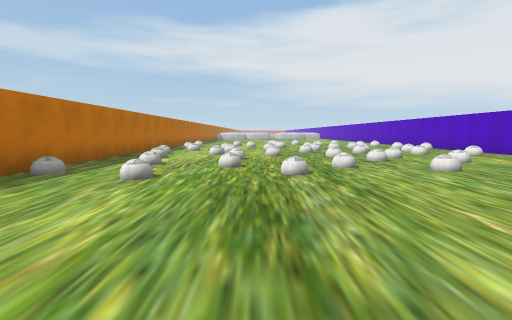
view 1 (above)

23 first-person views from a walk through a Unity game level. The camera is 1.4 m above the floor, tilts 6° down and sees 90° across. The floor is counted in squares, 2 m on a side. Each view is taken from the middle of a square. On the plan, view 1 faces up. The plan holds only what a view shows up to about 9 squares ahead; the rest is blank. The place goes on beyond the plan. The player is left out. Some surface patterns are stand-ins.

view 2
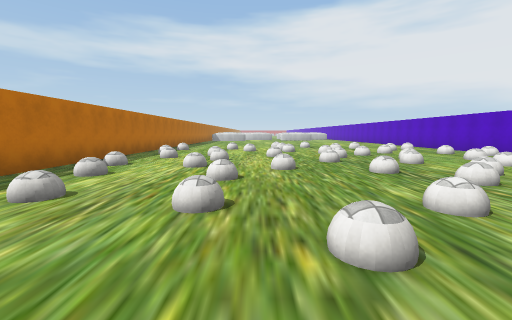

view 3
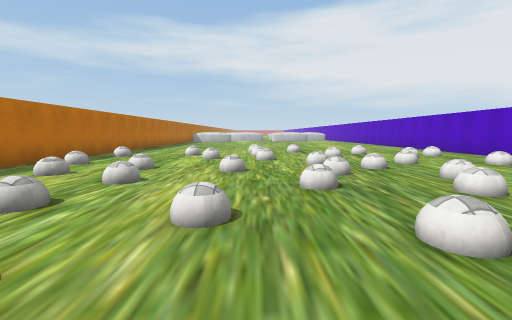

view 4
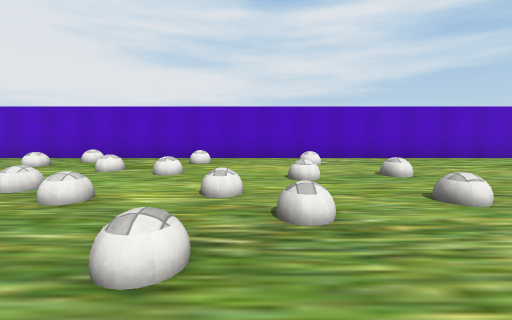

view 5
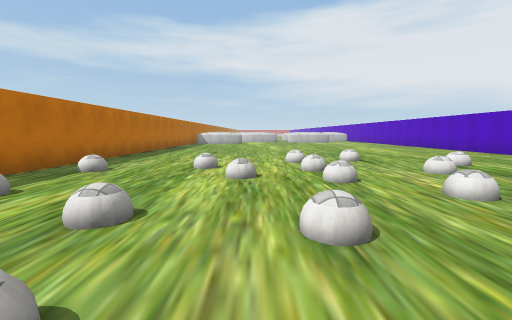

view 6
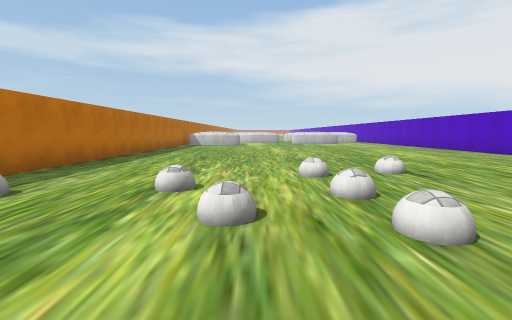

view 7
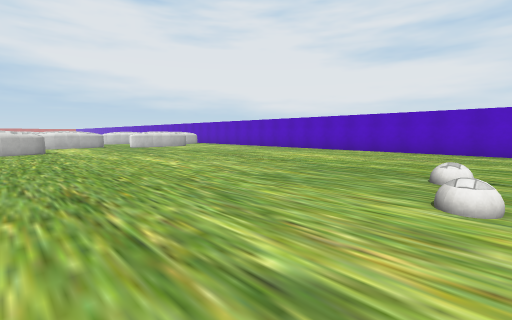

view 8
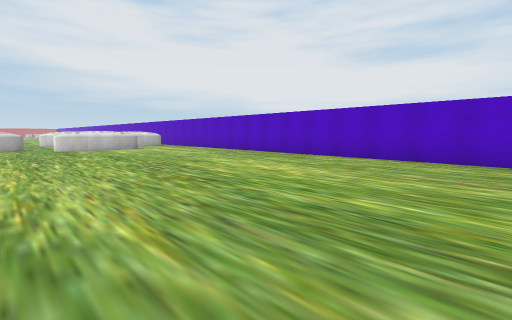

view 9
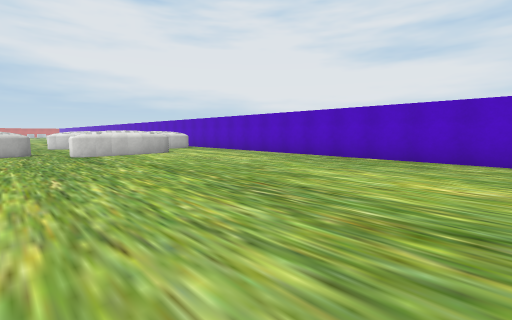

view 10
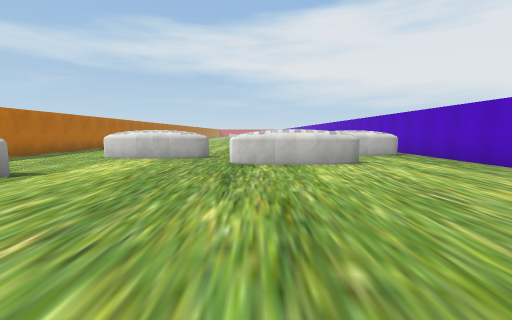

view 11
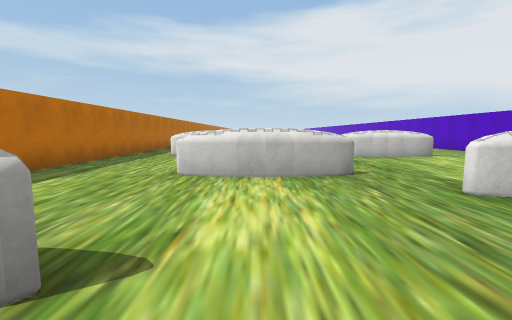

view 12
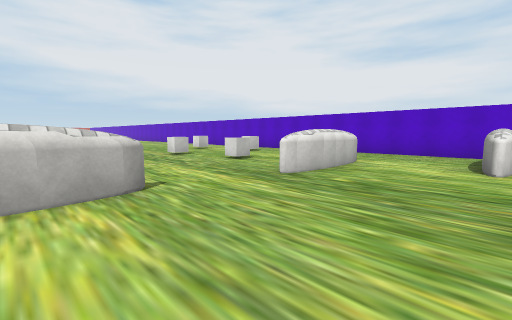

view 13
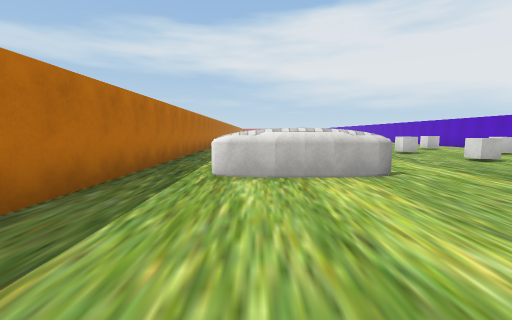

view 14
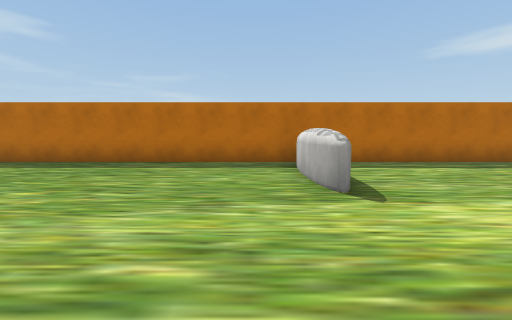

view 15
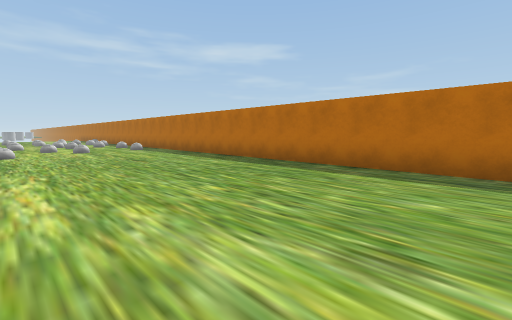

view 16
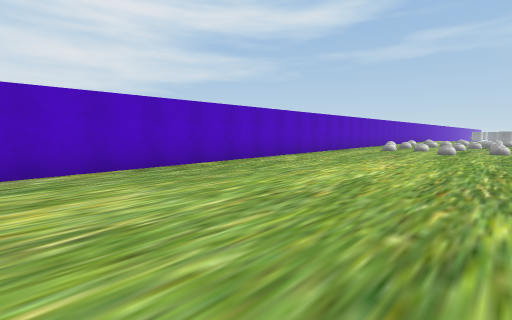

view 17
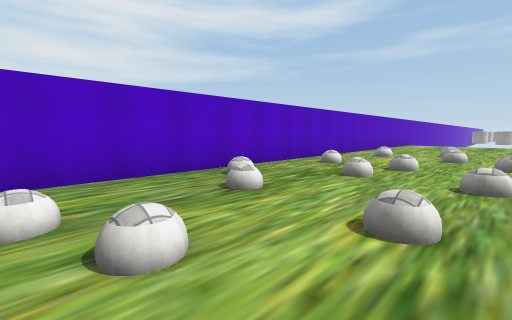

view 18
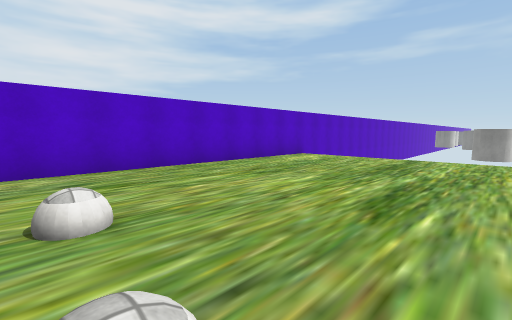

view 19
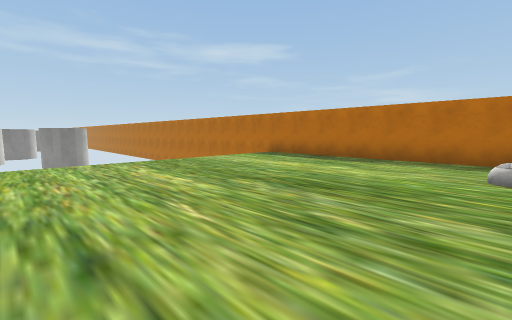

view 20
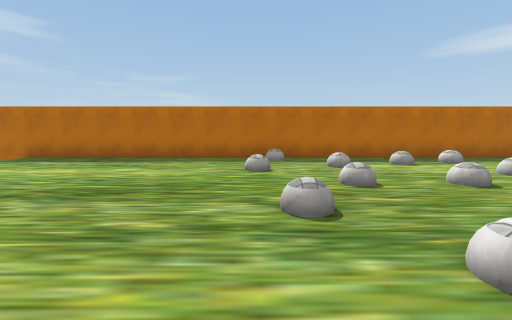

view 21
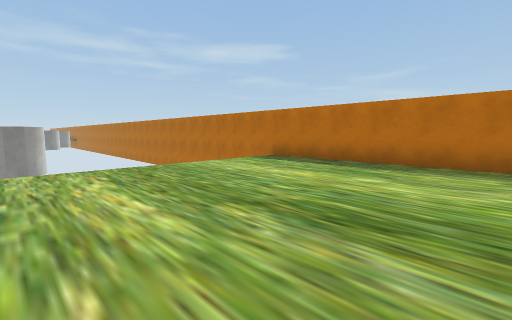

view 22
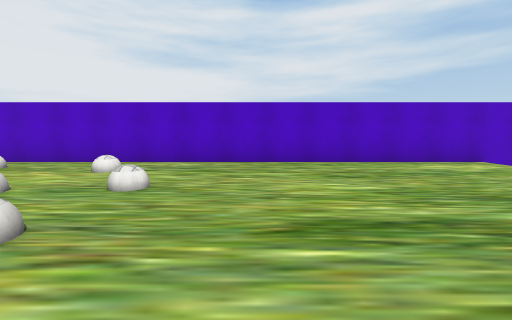

view 23
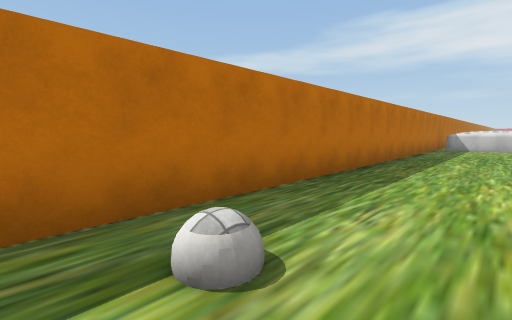

### Floor plan
Ten units are one square. View 1 is at (0, 0); x grows to the right and y downward. Boxes are objects, and circles mark ways between rooms. Rooms are numbered by the first view taken in them; rooms with no view inside come last. Other rooms are left out.
<svg viewBox="-50 -336 137 376">
<path fill="none" stroke="#000" d="M-12 -259 -21 -258M-9 -260 -14 -259M-19 -258 -30 -258M-28 -258 -32 -258M-42 -260 -42 35M35 -276 27 -278M28 -277 24 -279M44 -277 34 -277M52 -277 43 -277M82 -271 82 -296M7 -290 -8 -291M14 -292 4 -290M82 32 82 -251M65 -299 58 -299M73 -302 63 -300M-5 -291 -12 -292M-42 -325 -42 -260M-11 -330 -25 -331"/>
<rect x="-45" y="-45" width="10" height="10" fill="#bbb"><title>ball</title></rect>
<rect x="-35" y="-75" width="10" height="10" fill="#bbb"><title>ball</title></rect>
<rect x="-35" y="-95" width="10" height="10" fill="#bbb"><title>ball</title></rect>
<rect x="-35" y="-105" width="10" height="10" fill="#bbb"><title>ball</title></rect>
<rect x="-35" y="-125" width="10" height="10" fill="#bbb"><title>ball</title></rect>
<rect x="-35" y="-145" width="10" height="10" fill="#bbb"><title>ball</title></rect>
<rect x="-25" y="-45" width="10" height="10" fill="#bbb"><title>ball</title></rect>
<rect x="-25" y="-65" width="10" height="10" fill="#bbb"><title>ball</title></rect>
<rect x="-15" y="-55" width="10" height="10" fill="#bbb"><title>ball</title></rect>
<rect x="-15" y="-75" width="10" height="10" fill="#bbb"><title>ball</title></rect>
<rect x="-15" y="-85" width="10" height="10" fill="#bbb"><title>ball</title></rect>
<rect x="-15" y="-105" width="10" height="10" fill="#bbb"><title>ball</title></rect>
<rect x="-15" y="-115" width="10" height="10" fill="#bbb"><title>ball</title></rect>
<rect x="-15" y="-145" width="10" height="10" fill="#bbb"><title>ball</title></rect>
<rect x="-5" y="-135" width="10" height="10" fill="#bbb"><title>ball</title></rect>
<rect x="5" y="-45" width="10" height="10" fill="#bbb"><title>ball</title></rect>
<rect x="5" y="-85" width="10" height="10" fill="#bbb"><title>ball</title></rect>
<rect x="5" y="-115" width="10" height="10" fill="#bbb"><title>ball</title></rect>
<rect x="5" y="-135" width="10" height="10" fill="#bbb"><title>ball</title></rect>
<rect x="5" y="-145" width="10" height="10" fill="#bbb"><title>ball</title></rect>
<rect x="5" y="-155" width="10" height="10" fill="#bbb"><title>ball</title></rect>
<rect x="15" y="-55" width="10" height="10" fill="#bbb"><title>ball</title></rect>
<rect x="15" y="-85" width="10" height="10" fill="#bbb"><title>ball</title></rect>
<rect x="15" y="-95" width="10" height="10" fill="#bbb"><title>ball</title></rect>
<rect x="15" y="-105" width="10" height="10" fill="#bbb"><title>ball</title></rect>
<rect x="15" y="-125" width="10" height="10" fill="#bbb"><title>ball</title></rect>
<rect x="15" y="-165" width="10" height="10" fill="#bbb"><title>ball</title></rect>
<rect x="25" y="-115" width="10" height="10" fill="#bbb"><title>ball</title></rect>
<rect x="25" y="-145" width="10" height="10" fill="#bbb"><title>ball</title></rect>
<rect x="35" y="-55" width="10" height="10" fill="#bbb"><title>ball</title></rect>
<rect x="35" y="-75" width="10" height="10" fill="#bbb"><title>ball</title></rect>
<rect x="35" y="-95" width="10" height="10" fill="#bbb"><title>ball</title></rect>
<rect x="35" y="-105" width="10" height="10" fill="#bbb"><title>ball</title></rect>
<rect x="35" y="-155" width="10" height="10" fill="#bbb"><title>ball</title></rect>
<rect x="45" y="-55" width="10" height="10" fill="#bbb"><title>ball</title></rect>
<rect x="45" y="-65" width="10" height="10" fill="#bbb"><title>ball</title></rect>
<rect x="45" y="-95" width="10" height="10" fill="#bbb"><title>ball</title></rect>
<rect x="45" y="-135" width="10" height="10" fill="#bbb"><title>ball</title></rect>
<rect x="55" y="-105" width="10" height="10" fill="#bbb"><title>ball</title></rect>
<rect x="55" y="-125" width="10" height="10" fill="#bbb"><title>ball</title></rect>
<rect x="55" y="-145" width="10" height="10" fill="#bbb"><title>ball</title></rect>
<rect x="65" y="-65" width="10" height="10" fill="#bbb"><title>ball</title></rect>
<rect x="65" y="-85" width="10" height="10" fill="#bbb"><title>ball</title></rect>
<circle cx="-10" cy="-275" r="3" fill="#2a7"/>
<text x="20" y="-130">1</text>
<text x="-30" y="-300">2</text>
</svg>
Room 1 opens to room 2.

Where each view was taken, in squares from view 1:
view 1: 0 up, 0 right, facing up
view 2: 3 up, 0 right, facing up
view 3: 6 up, 1 right, facing up
view 4: 7 up, 1 right, facing right
view 5: 9 up, 0 right, facing up
view 6: 11 up, 0 right, facing up
view 7: 15 up, 2 left, facing up-right
view 8: 16 up, 1 right, facing up-right
view 9: 19 up, 1 right, facing up-right
view 10: 22 up, 3 right, facing up
view 11: 25 up, 0 right, facing up
view 12: 30 up, 1 left, facing up-right
view 13: 29 up, 2 left, facing up
view 14: 25 up, 2 right, facing left
view 15: 25 up, 1 right, facing down-left
view 16: 25 up, 3 right, facing down-right
view 17: 14 up, 4 right, facing down-right
view 18: 5 up, 3 right, facing down-right
view 19: 4 up, 3 right, facing down-left
view 20: 4 up, 3 right, facing left
view 21: 3 up, 2 right, facing down-left
view 22: 3 up, 2 right, facing right
view 23: 13 up, 2 left, facing up-left
